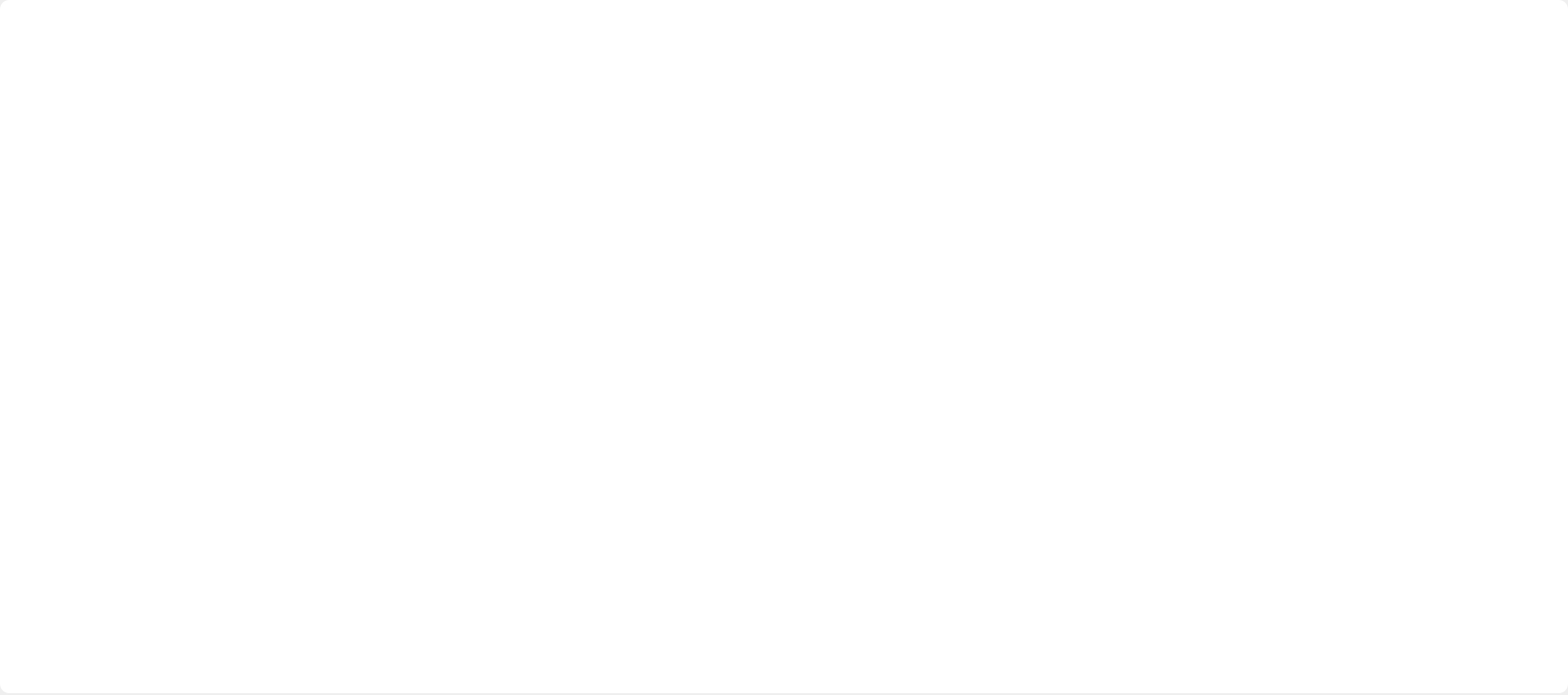
<?xml version="1.0" encoding="UTF-8"?>
<ui version="4.0">
 <class>QualityAnalyseMain</class>
 <widget class="QWidget" name="QualityAnalyseMain">
  <property name="geometry">
   <rect>
    <x>0</x>
    <y>0</y>
    <width>1700</width>
    <height>754</height>
   </rect>
  </property>
  <property name="sizePolicy">
   <sizepolicy hsizetype="Fixed" vsizetype="Fixed">
    <horstretch>0</horstretch>
    <verstretch>0</verstretch>
   </sizepolicy>
  </property>
  <property name="minimumSize">
   <size>
    <width>1700</width>
    <height>754</height>
   </size>
  </property>
  <property name="maximumSize">
   <size>
    <width>1718</width>
    <height>770</height>
   </size>
  </property>
  <property name="windowTitle">
   <string>Form</string>
  </property>
  <widget class="QTableWidget" name="tableWidget">
   <property name="geometry">
    <rect>
     <x>0</x>
     <y>0</y>
     <width>1700</width>
     <height>752</height>
    </rect>
   </property>
   <property name="sizePolicy">
    <sizepolicy hsizetype="Fixed" vsizetype="Fixed">
     <horstretch>0</horstretch>
     <verstretch>0</verstretch>
    </sizepolicy>
   </property>
   <property name="minimumSize">
    <size>
     <width>1700</width>
     <height>752</height>
    </size>
   </property>
   <property name="maximumSize">
    <size>
     <width>1700</width>
     <height>752</height>
    </size>
   </property>
   <property name="styleSheet">
    <string notr="true">QTableWidget#tableWidget
{
background: #FFFFFF;
font-family: PingFang SC;
font-weight: 500;
font-size: 24px;
border-radius: 10px;
color: #333333;
line-height: 42px;
}
QTableWidget::item {
    text-align: center;
}
QHeaderView {
    font-family: PingFang SC;
	font-weight: 500;
	font-size: 22px;
	color: #6D7E92;
	line-height: 42px;
}

QHeaderView::section {
    background-color: #EFF0F2;
	border-top: 1px solid #E1EBF6;
	border-left: none;
	border-bottom: 1px solid #E1EBF6;
	border-right: none;
	line-height: 42px;
}
QTableWidget::item:selected {
    background: #D4F2F5;
	border-top: none;
	border-left: none;
    border-bottom: 1px solid #22A4B3;
	border-right: none;
}</string>
   </property>
  </widget>
 </widget>
 <resources/>
 <connections/>
</ui>
